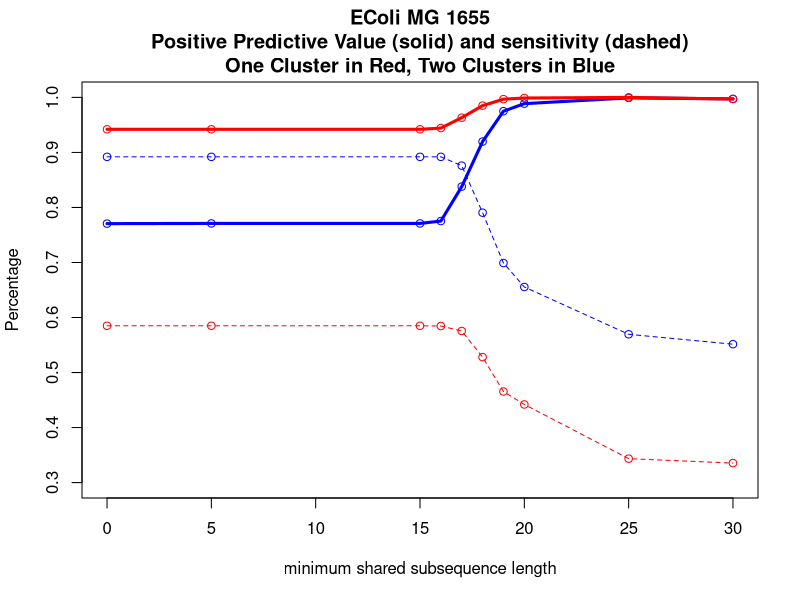
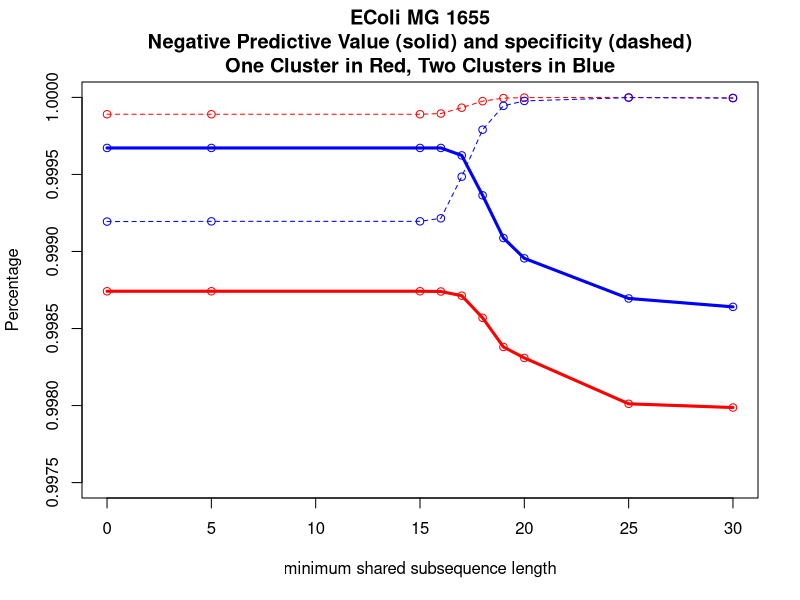
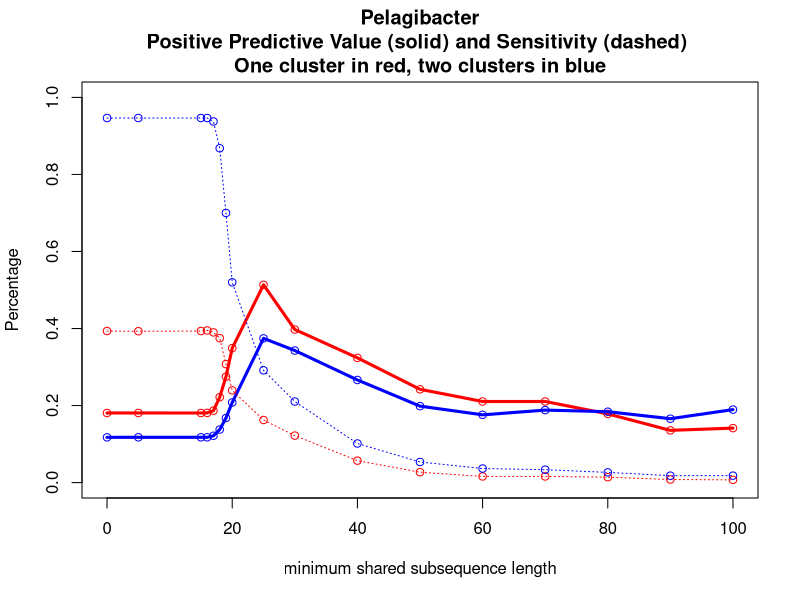
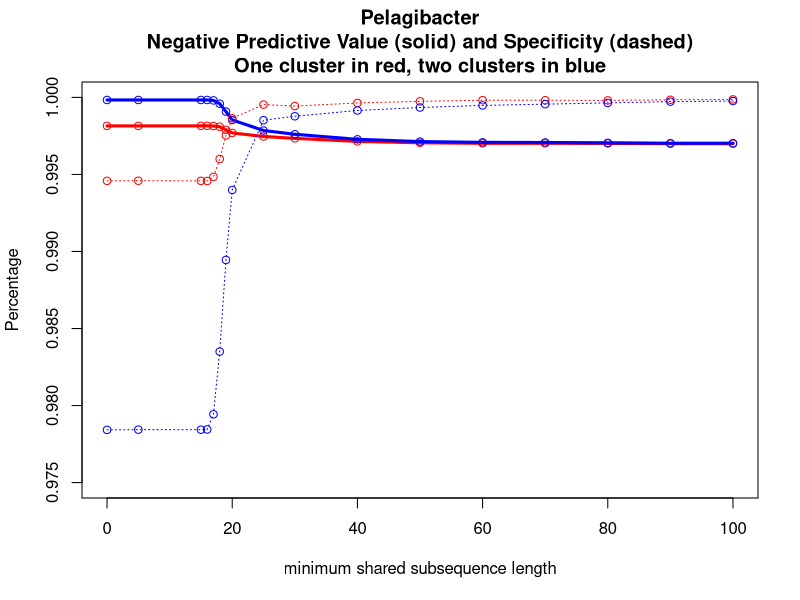
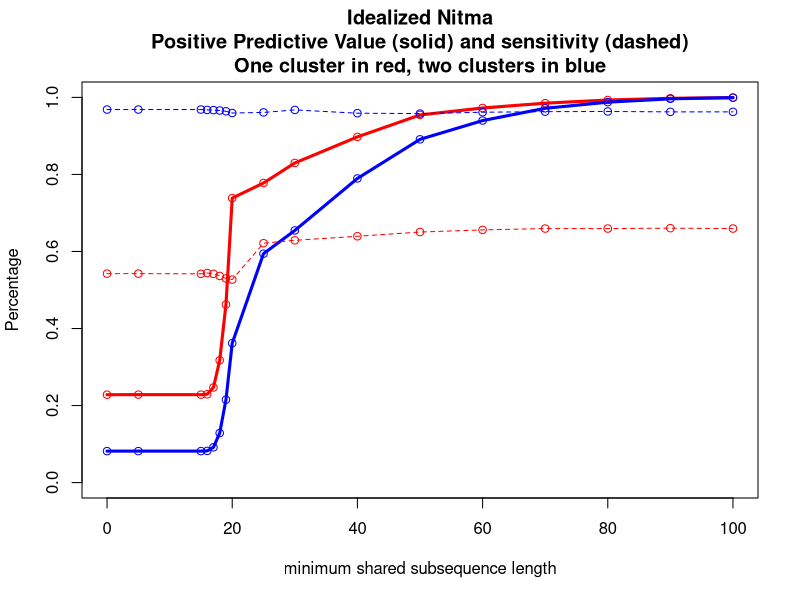
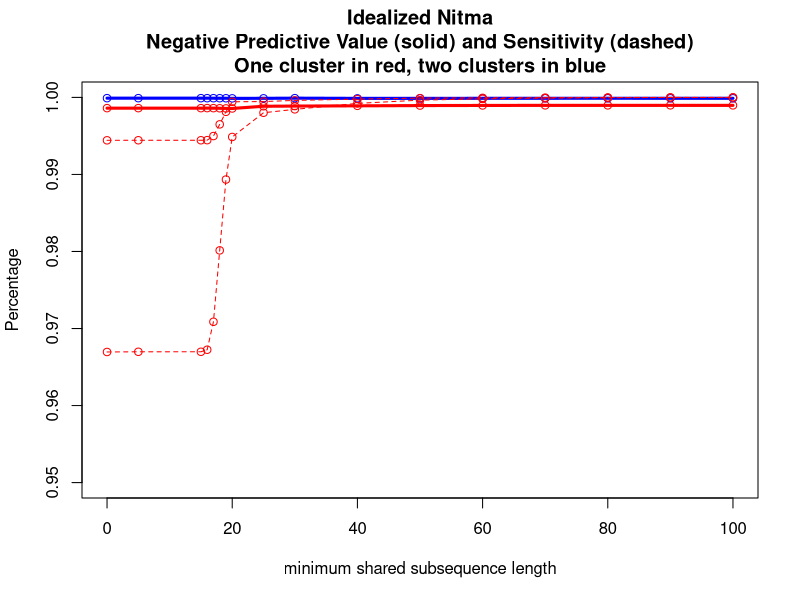

Recreate these plots in R, in order.
## ---- chunk 1
kVec = c( 0 , 5 , 15 , 16 , 17 , 18 , 19 , 20 , 25 , 30 ) 
correctHits1 = c( 1170 , 1170 , 1170 , 1169 , 1151 , 1056 , 931 , 884 , 687 , 671 ) 
hits1 = c( 1242 , 1242 , 1242 , 1238 , 1195 , 1072 , 934 , 885 , 687 , 673 ) 
correctHits2 = c( 1784 , 1784 , 1784 , 1784 , 1752 , 1581 , 1398 , 1311 , 1139 , 1103 ) 
hits2 = c( 2315 , 2314 , 2314 , 2301 , 2091 , 1719 , 1434 , 1326 , 1140 , 1106 ) 
falsePositives1 = hits1 - correctHits1 
falsePositives2 = hits2 - correctHits2 
trueNegatives1 = 658928 - falsePositives1 
trueNegatives2 = 658928 - falsePositives2 
falseNegatives1 = 2000 - correctHits1 
falseNegatives2 = 2000 - correctHits2 

plot( kVec , correctHits2 / hits2 , ylab="Percentage" , xlab="minimum shared subsequence length" , main="EColi MG 1655\nPositive Predictive Value (solid) and sensitivity (dashed)\nOne Cluster in Red, Two Clusters in Blue" , col="blue" , ylim = c(0.3,1.0) ) 
lines( kVec , correctHits2 / hits2 , type ='l' , lwd = 3 , col="blue" ) 
points( kVec , correctHits1 / hits1 , col="red" ) 
lines( kVec , correctHits1 / hits1 , type ='l' , lwd = 3 , col="red" )  
lines( kVec , correctHits2 / 2000 , lty=2 , type="o" , col = "blue" ) 
lines( kVec , correctHits1 / 2000 , lty=2 , type="o" , col = "red" )  

plot( kVec , trueNegatives1 / (trueNegatives1 + falseNegatives1) , ylab="Percentage" , xlab="minimum shared subsequence length" , main="EColi MG 1655\nNegative Predictive Value (solid) and specificity (dashed)\nOne Cluster in Red, Two Clusters in Blue" , col="red" , ylim=c( 0.9975,1 ) ) 
lines( kVec , trueNegatives1 / (trueNegatives1 + falseNegatives1) , lwd = 3 , col="red" ) 
points( kVec , trueNegatives2 / (trueNegatives2 + falseNegatives2) , col="blue" ) 
lines( kVec , trueNegatives2 / (trueNegatives2 + falseNegatives2) , lwd = 3 , col="blue" ) 
lines( kVec , trueNegatives1 / 658928 , lty=2 , type="o" , col="red" ) 
lines( kVec , trueNegatives2 / 658928 , lty=2 , type="o" , col="blue" ) 
## ---- chunk 2
kVec = c( 0 , 5 , 15 , 16 , 17 , 18 , 19 , 20 ,25 , 30 , 40 , 50 , 60 , 70 , 80 , 90 , 100 ) 
trueHits1 = c( 787 , 786 , 787 , 790 , 780 , 750 , 615 , 479 , 325 , 244 , 114 , 54 , 32 ,32 , 28 , 16 , 14 ) 
trueHits2 = c( 1893 , 1893 , 1893 , 1893 , 1875 , 1736 , 1400 , 1040 , 583 , 421 , 203 , 107 , 73 , 67 , 53 , 36 , 36 ) 
hits1 = c( 4355 , 4350 , 4356 , 4364 , 4178 , 3383 , 2237 , 1372 , 633 , 614 , 352 , 223 , 152 , 152 , 157 , 118 , 99 ) 
hits2 = c( 16113 , 16102 , 16105 , 16094 , 15426 , 12608 , 8350 , 4999 , 1557 , 1228 , 762 , 539 , 415 , 356 , 288 , 217 , 190 ) 
falsePositives1 = hits1 - trueHits1 
falsePositives2 = hits2 - trueHits2 
trueNegatives1 = 658928 - falsePositives1 
trueNegatives2 = 658928 - falsePositives2 
falseNegatives1 = 2000 - trueHits1 
falseNegatives2 = 2000 - trueHits2 

plot( kVec , trueHits1 / hits1 , ylab="Percentage" , xlab="minimum shared subsequence length" , main="Pelagibacter\nPositive Predictive Value (solid) and Sensitivity (dashed) \nOne cluster in red, two clusters in blue" , col="red" , ylim=c(0,1) ) 
lines( kVec , trueHits1 / hits1 , lwd=3 , col="red" ) 
points( kVec , trueHits2 / hits2 , col="blue" ) 
lines( kVec , trueHits2 / hits2 , lwd=3 , col="blue" ) 
lines( kVec , trueHits1 / 2000 , lty=3 , type="o" , col="red" ) 
lines( kVec , trueHits2 / 2000  , lty=3 , type="o" , col="blue" ) 

plot( kVec , trueNegatives1 / (trueNegatives1 + falseNegatives1) , ylab="Percentage" , xlab="minimum shared subsequence length" , main="Pelagibacter\nNegative Predictive Value (solid) and Specificity (dashed)\nOne cluster in red, two clusters in blue" , col="red" , ylim=c(0.975,1) ) 
lines( kVec , trueNegatives1 / (trueNegatives1 + falseNegatives1) , lwd=3 , col="red" ) 
points( kVec , trueNegatives2 / (trueNegatives2 + falseNegatives2) , col="blue" ) 
lines( kVec , trueNegatives2 / (trueNegatives2 + falseNegatives2) , lwd=3 , col="blue" ) 
lines( kVec , trueNegatives1 / 658928 , lty=3 , type="o" , col="red" ) 
lines( kVec , trueNegatives2 / 658928 , lty=3 , type="o" , col="blue" ) 
## ---- chunk 3
kVec = c( 0 , 5 , 15 , 16 , 17 , 18 , 19 , 20 , 25 , 30 , 40 , 50 , 60 , 70 , 80 ,90 , 100 ) 
trueHits1 = c( 1085 , 1085 , 1084 , 1088 , 1084 , 1073 , 1060 , 1054 , 1243 , 1258 , 1279 , 1301 , 1312 , 1319 , 1319 , 1321 , 1319 ) 
trueHits2 = c( 1937 , 1937 , 1937 , 1935 , 1934 , 1932 , 1928 , 1919 , 1922 , 1935 , 1918 , 1916 , 1923 , 1926 , 1927 , 1925 , 1925 ) 
hits1 = c( 4755 , 4750 , 4749 , 4745 , 4389 , 3380 , 2293 , 1427 , 1598 , 1516 , 1425 , 1363 , 1349 , 1339 , 1328 , 1324 , 1320 ) 
hits2 = c( 23711 , 23695 , 23694 , 23518 , 21127 , 15017 , 8953 , 5303 , 3234 , 2956 , 2429 , 2150 , 2046 , 1982 , 1951 , 1932 , 1926 ) 
falsePositives1 = hits1 - trueHits1 
falsePositives2 = hits2 - trueHits2 
trueNegatives1 = 658928 - falsePositives1 
trueNegatives2 = 658928 - falsePositives2 
falseNegatives1 = 2000 - trueHits1 
falseNegatives2 = 2000 - trueHits2 


plot( kVec , trueHits1 / hits1 , ylab="Percentage" , xlab="minimum shared subsequence length" , main="Idealized Nitma\nPositive Predictive Value (solid) and sensitivity (dashed)\nOne cluster in red, two clusters in blue" , col="red" , ylim=c(0,1) ) 
lines( kVec , trueHits1 / hits1 , lwd=3 , col="red" ) 
points( kVec , trueHits2 / hits2 , col="blue" ) 
lines( kVec , trueHits2 / hits2 , lwd=3 , col="blue" ) 
lines( kVec , trueHits1 / 2000 , lty=2 , type="o" , col="red" ) 
lines( kVec , trueHits2 / 2000 , lty=2 , type="o" , col="blue" ) 

plot( kVec , trueNegatives1/(trueNegatives1 + falseNegatives1) , ylab="Percentage" , xlab="minimum shared subsequence length" , main="Idealized Nitma\nNegative Predictive Value (solid) and Sensitivity (dashed)\nOne cluster in red, two clusters in blue" , col="red" , ylim=c(0.95,1) ) 
lines( kVec , trueNegatives1/(trueNegatives1 + falseNegatives1) , lwd=3 , col="red" ) 
points( kVec , trueNegatives2/(trueNegatives2 + falseNegatives2) , col="blue" ) 
lines( kVec ,trueNegatives2/(trueNegatives2 + falseNegatives2) , lwd=3 , col="blue" ) 
lines( kVec , trueNegatives1/658928 , lty=2 , type="o" , col="red" ) 
lines( kVec , trueNegatives2/658928 , lty=2 , type="o" , col="red" ) 
